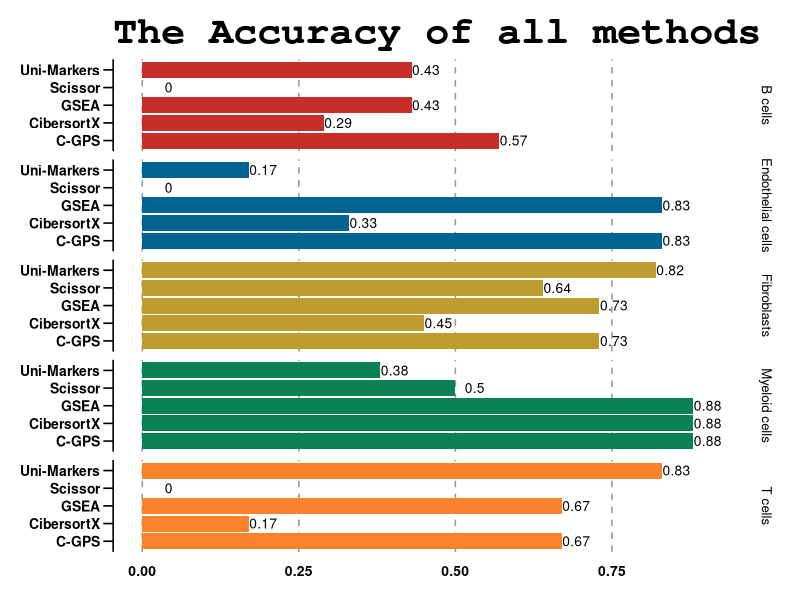
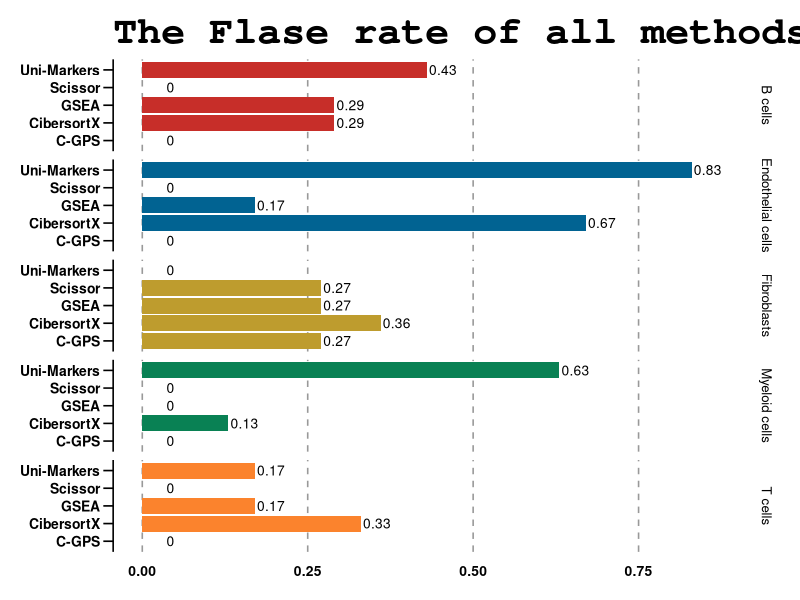
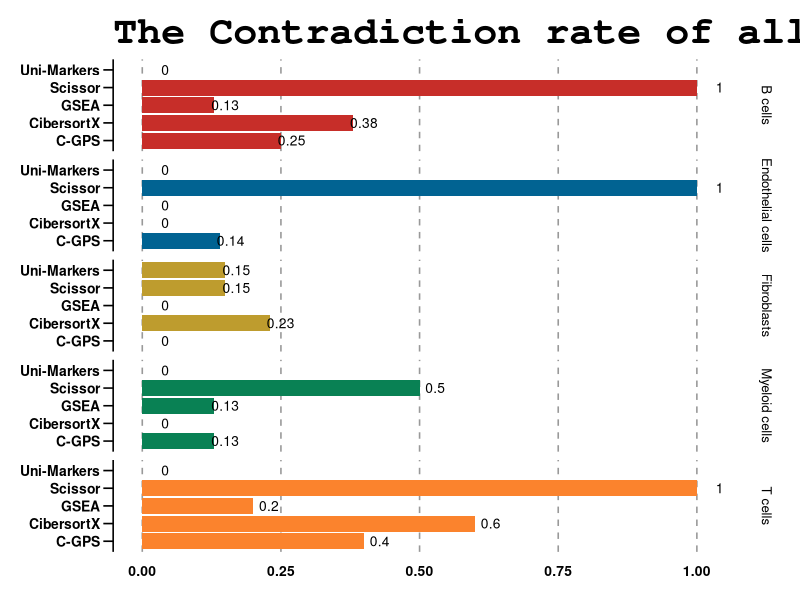

These charts were generated, in order, by the following R code:
## part6. compare all methods of prognostic value of cell-subtype

## library
library(ggplot2)
library(grid)
library(ggthemes)

## load data
data_df <- read.table(file = "./compare.txt", sep = "\t", header = T, fileEncoding = "utf-8")
colnames(data_df) <- c("Cell_type", "Methods", "Accuracy", "Flase rate", "Contradiction rate")
head(data_df)

## plot
for (i in 1:(ncol(data_df) - 2)) {
    data_df_tem <- data_df
    colnames(data_df_tem)[i + 2] <- "y"

    p <- ggplot(data_df_tem, aes(x = Methods, y = y, fill = Cell_type, label = y)) +
        geom_bar(stat = "identity", position = "dodge") +
        theme_wsj(color = "white") +
        scale_fill_wsj("colors6", "") +
        facet_grid(Cell_type ~ .) +
        coord_flip() +
        guides(fill = guide_legend(title = NULL)) +
        ggtitle(paste0("The ", colnames(data_df)[i + 2], " of all methods")) +
        geom_text(aes(y = y + 0.05), position = position_dodge(0.9), hjust = 1.1, colour = "black", size = 3.5) +
        theme(
            axis.title = element_blank(),
            legend.position = "none",
            panel.grid.major.x = element_line(linetype = "dashed", colour = "grey60"),
            panel.grid.major.y = element_blank(),
            axis.ticks.x = element_blank(),
            axis.ticks.y = element_line(),
            axis.ticks.length = unit(0.25, "cm"),
            axis.line.x = element_blank(),
            axis.line.y = element_line(),
            axis.text.y = element_text(size = 10),
            axis.text.x = element_text(size = 10)
        )

    pdf(paste0("./figure/Compare all methods via ", colnames(data_df)[i + 2], ".pdf"), width = 12, height = 8)
    print(p)
    dev.off()
}
